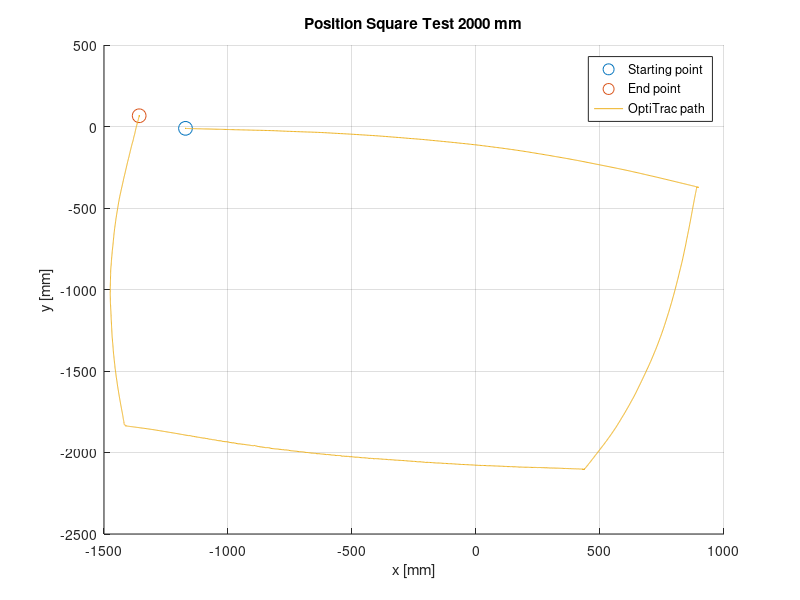

The MATLAB source for this figure:
fileID = fopen('SquareTest2000_21032023.txt','r');


tline=fgetl(fileID);
%headers = strsplit(tline,','); kan brukes for å fjerne headers (fjerner
%første linje

formatSpec = '%f%f%f%f%f%f%f%f';
datacell = textscan(fileID,formatSpec,'Delimiter',',');
time = datacell{2};
X = datacell{6};
Z = datacell{7};
Y = datacell{8};

figure(1);
hold on;
plot(X(1,1),Y(1,1),'o','MarkerSize',10);
plot(X(end,1),Y(end,1),'o','MarkerSize',10);
plot(X,Y);
grid on;
title('Position Square Test 2000 mm');
xlabel('x [mm]');
ylabel('y [mm]');
legend('Starting point','End point','OptiTrac path');
hold off;